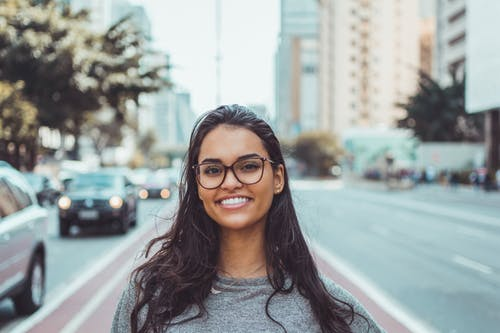
#> input picture Images/FACE.jpeg, 500 x 333 px, given in place of the camera
$ python 11.2.live_video_tracking.py
#> lines starting #> are read from the running program, lines starting #| are printed output that depends on the picture; after the words box and inside, x2 and y2 are one past the last pixel; in counts of white or black regions, pixels touching at a corner belong together
import cv2
import numpy as np

#there are more than 150 color space conversion method and one of them is coloured image to hsv image

def nothing(x):
    pass

cap=cv2.VideoCapture(0);
cv2.namedWindow("tracking")
cv2.createTrackbar("lh","tracking",0,255,nothing)
#> slider 'lh' is set to 51
cv2.createTrackbar("uh","tracking",255,255,nothing)

cv2.createTrackbar("ls","tracking",0,255,nothing)
#> slider 'ls' is set to 51
cv2.createTrackbar("us","tracking",255,255,nothing)

cv2.createTrackbar("lv","tracking",0,255,nothing)
#> slider 'lv' is set to 51
cv2.createTrackbar("uv","tracking",255,255,nothing)


while True:
    # frame=cv2.imread("images/smarties.jpg")
    read,frame=cap.read()
#> frame is the input picture: shape (333, 500, 3); mean B, G, R 159.9, 160.7, 154.9
    #convert a color image to hsv images
    hsv=cv2.cvtColor(frame,cv2.COLOR_BGR2HSV)
#> hsv: shape (333, 500, 3); mean H, S, V 84.9, 34.2, 167.5

    l_h=cv2.getTrackbarPos("lh","tracking")
    l_s = cv2.getTrackbarPos("ls", "tracking")
    l_v = cv2.getTrackbarPos("lv", "tracking")

    u_h = cv2.getTrackbarPos("uh", "tracking")
    u_s = cv2.getTrackbarPos("us", "tracking")
    u_v = cv2.getTrackbarPos("uv", "tracking")


    #THRESHOLD a  hsv image for a range of bliue color
    lower_blue=np.array([l_h,l_s,l_v,]) ##define lower range of blue color
    #we can use tract bar to detect the lower and upper value of  hsvcolor space
    upper_blue = np.array([u_h,u_s,u_v, ])
    #therhold the hsv image to get only blue image
    mask= cv2.inRange(hsv,lower_blue,upper_blue)
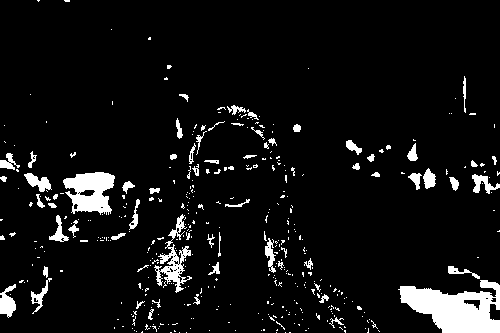
#> mask: shape (333, 500); 6.9% white; 409 white regions (343 under 20 px), largest, box (x1, y1, x2, y2) and area: (398, 280, 500, 333) 3281, (63, 172, 115, 215) 1459, (154, 214, 192, 293) 892

    #to mask the original image use bitwise operation
    res=cv2.bitwise_and(frame,frame,mask=mask)
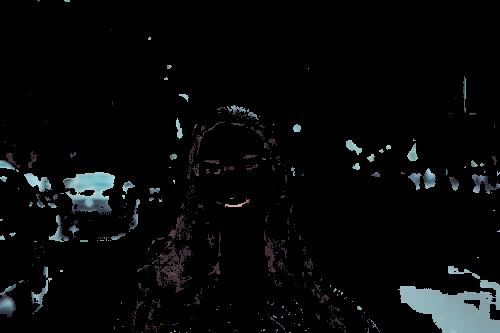
#> res: shape (333, 500, 3); mean B, G, R 9.2, 8.7, 7.5

    cv2.imshow("frame",frame)
    cv2.imshow("mask", mask)
    cv2.imshow("res", res)


    key = cv2.waitKey(1)
#> (key Esc is pressed here)
    if key == 27:
        break

cap.release()
cv2.destroyAllWindows()
